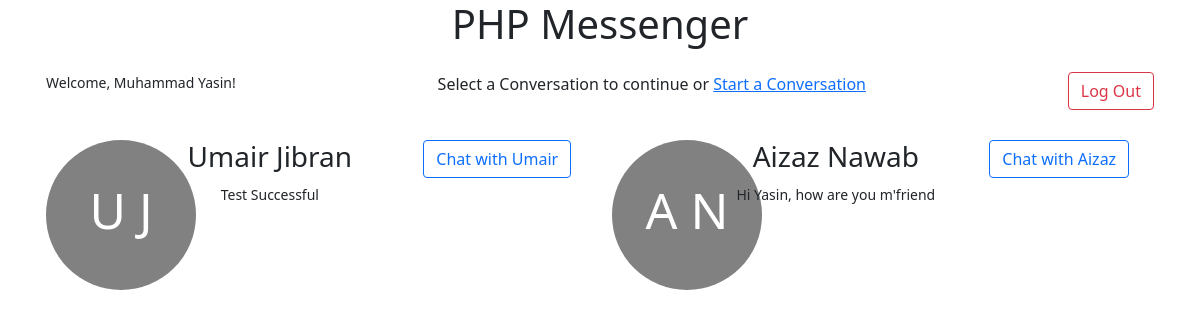
The app's page / (signed in) with its own data.
### tables this page shows
CREATE TABLE `tbl_convo` (
  `convo_id` int(11) NOT NULL,
  `msg_participant1` int(11) NOT NULL,
  `msg_participant2` int(11) NOT NULL,
  `total_messages` int(11) NOT NULL,
  `last_message` varchar(50) NOT NULL
);

CREATE TABLE `tbl_users` (
  `usr_id` int(11) NOT NULL,
  `usr_first_name` varchar(50) NOT NULL,
  `usr_last_name` varchar(50) NOT NULL,
  `usr_email` varchar(100) NOT NULL,
  `usr_password` varchar(255) NOT NULL
);

### includes/auth.php (called while the page is built, shortened)
<?php
   $user = $_SESSION['user'];
?>

### index.php (the view, shortened to what this page needs)
<?php
   require_once('./includes/auth.php');
?>
<!DOCTYPE html>
<html lang="en">
<head>
   <link rel="stylesheet" href="css/bootstrap.min.css">
   <link rel="stylesheet" href="css/master.css">
</head>
<body>
   <h1 class="center">PHP Messenger</h1>
   <div class="container container-fluid">
      <br>
      <p class="center">
         <small class="float-left">Welcome, <?php echo $user['firstName']. " " . $user['lastName'];?>!</small>
         Select a Conversation to continue or <a href="new.php" class="">Start a Conversation</a>
         <a class="float-right btn btn-outline-danger" href="logout.php">Log Out</a>
      </p>
      <br>
      <div class='message-body-preview row'>
      <?php
         $userID = $user['id'];
         $sql = "SELECT *  FROM `tbl_convo` WHERE `msg_participant1` = '{$userID}' OR `msg_participant2` = '${userID}'";
         $result = $connection->query($sql);
         $row = $result->num_rows;
         if($row > 0){
            while($data = $result->fetch_assoc()){
               $snippet = $data['last_message'];
               if($data['msg_participant1'] != $userID){
                  $otherUserID = $data['msg_participant1'];
               }else{
                  $otherUserID = $data['msg_participant2'];
               }
               $query = "SELECT *  FROM `tbl_users` WHERE `usr_id` = '{$otherUserID}'";
               $resultForOtherUser = $connection->query($query);
               $otherUserData = $resultForOtherUser->fetch_assoc();
               $otherUserFirstName = $otherUserData['usr_first_name'];
               $otherUserLastName = $otherUserData['usr_last_name'];
               echo "
                  <aside class='user-photo col-1'>
                     <h2 class='display-init'> ". $otherUserFirstName[0] . " " . $otherUserLastName[0] ." </h2>
                  </aside>
                  <aside class='message-preview col-3'>
                     <section class='message-sender center'>
                        <h3>$otherUserFirstName $otherUserLastName</h3>
                        <small>$snippet</small>
                     </section>
                  </aside>
                  <aside class='col-2'>
                     <a href='chat.php?oid=$otherUserID' class='btn btn-outline-primary center'>Chat with ${otherUserFirstName}</a>
                  </aside>
               ";
            }
         }else echo "<div class='alert alert-warning center'>No Messages found, Start Messaging</div>";
      ?>
      </div>
   </div>
</body>
</html>

### css/master.css (style rules this page uses)
.center { text-align: center; margin: auto; }
.message-body-preview { padding: 20px 0; margin-bottom: 20px; }
.display-init { background-color: #818181; color: white; padding: 30px; width: 150px; height: 150px; border-radius: 50%; text-align: center; margin: auto; vertical-align: center; padding-top: 40px; }
h2.display-init { font-size: 50px; }

### records on screen
tbl_convo: tbl_users.usr_first_name "U", tbl_users.usr_last_name "J", tbl_users.usr_first_name "Umair", tbl_users.usr_last_name "Jibran", last_message "Test Successful"
tbl_convo: tbl_users.usr_first_name "A", tbl_users.usr_last_name "N", tbl_users.usr_first_name "Aizaz", tbl_users.usr_last_name "Nawab", last_message "Hi Yasin, how are you m'friend"

### other values on screen
$user['firstName'] "Muhammad"
$user['lastName'] "Yasin"
